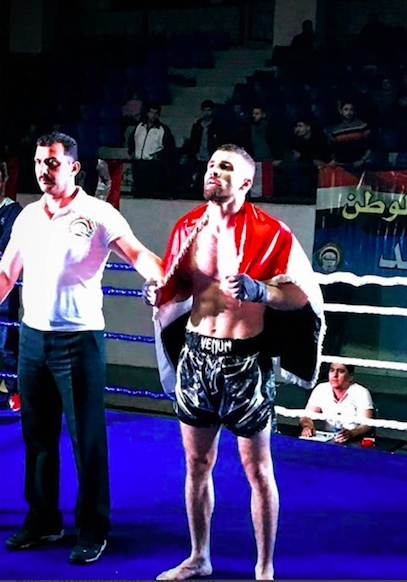
#> input picture Ousama.png, 407 x 582 px
$ python resize.py Ousama.png   (Python 2 division)
#> lines starting #> are read from the running program, lines starting #| are printed output that depends on the picture
#Using Pillow, the (currently - 10/06) maintained PIL library
#https://pillow.readthedocs.io/en/3.1.x/reference/Image.html
from PIL import Image
import sys
import os

def main():
	if (len(sys.argv) != 2):
		print 'Usage: ./resize.py <image path>'
		exit()
	square_image(Image.open(sys.argv[1]))

#You can specify the mode e.g. 'L' will make it black and white
#mode and color can be exposed in later versions in main function
def square_image (image, mode='RGBA',  color = 'black'):
#> called with mode = 'RGBA', color = 'black'
	x,y = image.size
#> x = 407; y = 582
	if (x == y):
		print ('Image is already square - dimensions: ' + int_tup_to_str(image.size))
		exit()
	size = max(x, y)
#> size = 582
	squared = Image.new(mode , (size, size), color)
	#The tuple specifies the top left corner where the original image will be pasted
	squared.paste(image, ((size - x)/2, (size-y)/2))
#> image is the input picture: PIL image 407x582 RGBA; mean R, G, B, A 58.5, 51.5, 90.8, 255
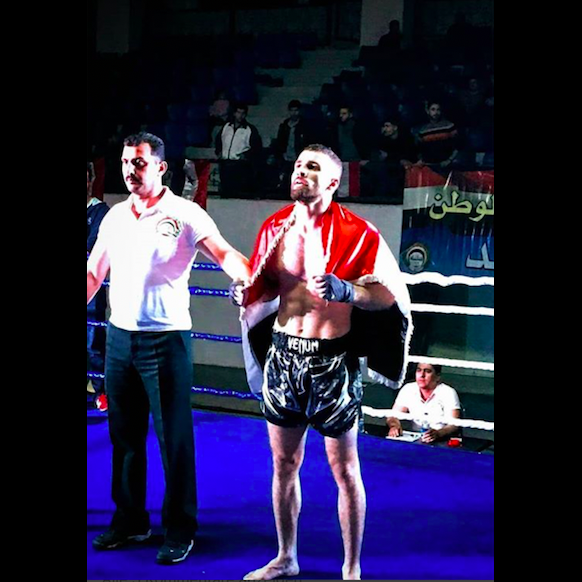
#> squared: PIL image 582x582 RGBA; mean R, G, B, A 40.9, 36, 63.5, 255
	squared.show()
	print ('Squared image created by padding the current image - new dimensions: ' + int_tup_to_str(squared.size))
	save_image(squared)
	return squared

def int_tup_to_str(tup):
#| Squared image created by padding the current image - new dimensions: (582,582)
	return '(' + ','.join(str(dim) for dim in tup) + ')'

def save_image (squared):
	file_name = sys.argv[1]
	image_file_name, ext = sep_extension (file_name)
        squared_image_file_name = image_file_name + '_squared'
	squared.save(squared_image_file_name, ext)
	print 'square image saved under ' + squared_image_file_name + '.' + ext

def sep_extension(file_name):
	file_name, ext = os.path.splitext(file_name)
	ext = ext.split('.')[1]
	return file_name, ext

if __name__ == "__main__":
	main()
